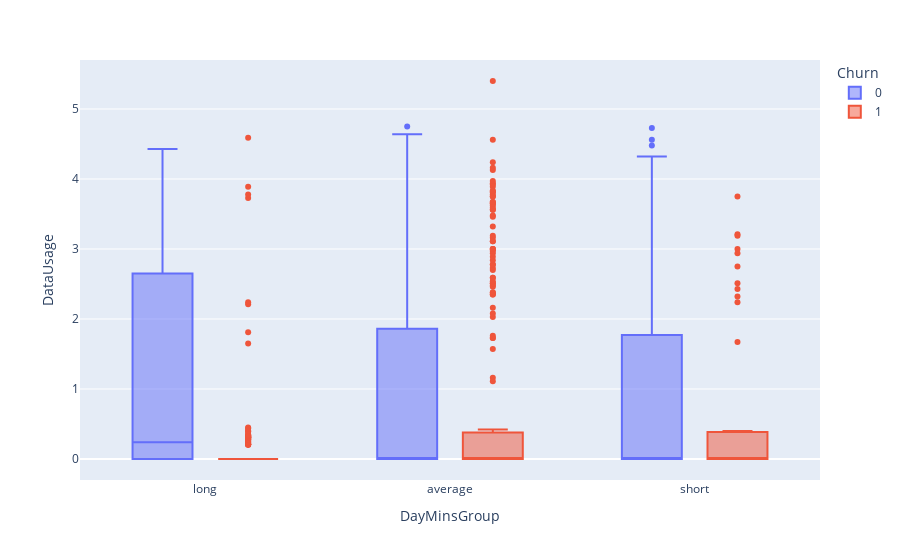

This figure's notebook cell:
### Markdown cell above
* The long  duration is not a factor for churning of customers with respect to daymins call.

### Code cell
# # Distibution of Data Usage for different duration of calls
fig = px.box(df, x = 'DayMinsGroup', y = 'DataUsage', color = 'Churn')
fig.show()

### Figure 1 — Plotly figure (JSON) as saved in the notebook; plotly's stock layout.template omitted (floating-point values rounded to 4 significant figures; data arrays with more than 128 entries replaced by an {"elided": "..."} marker saying what was removed)
{"data": [{"alignmentgroup": "True", "hovertemplate": "Churn=0<br>DayMinsGroup=%{x}<br>DataUsage=%{y}<extra></extra>", "legendgroup": "0", "marker": {"color": "#636efa"}, "name": "0", "notched": false, "offsetgroup": "0", "orientation": "v", "showlegend": true, "type": "box", "x": {"elided": "2850 str values"}, "x0": " ", "xaxis": "x", "y": {"elided": "2850 float values"}, "y0": " ", "yaxis": "y"}, {"alignmentgroup": "True", "hovertemplate": "Churn=1<br>DayMinsGroup=%{x}<br>DataUsage=%{y}<extra></extra>", "legendgroup": "1", "marker": {"color": "#EF553B"}, "name": "1", "notched": false, "offsetgroup": "1", "orientation": "v", "showlegend": true, "type": "box", "x": {"elided": "483 str values"}, "x0": " ", "xaxis": "x", "y": {"elided": "483 float values"}, "y0": " ", "yaxis": "y"}], "layout": {"boxmode": "group", "legend": {"title": {"text": "Churn"}, "tracegroupgap": 0}, "margin": {"t": 60}, "xaxis": {"anchor": "y", "domain": [0, 1], "title": {"text": "DayMinsGroup"}}, "yaxis": {"anchor": "x", "domain": [0, 1], "title": {"text": "DataUsage"}}}}
